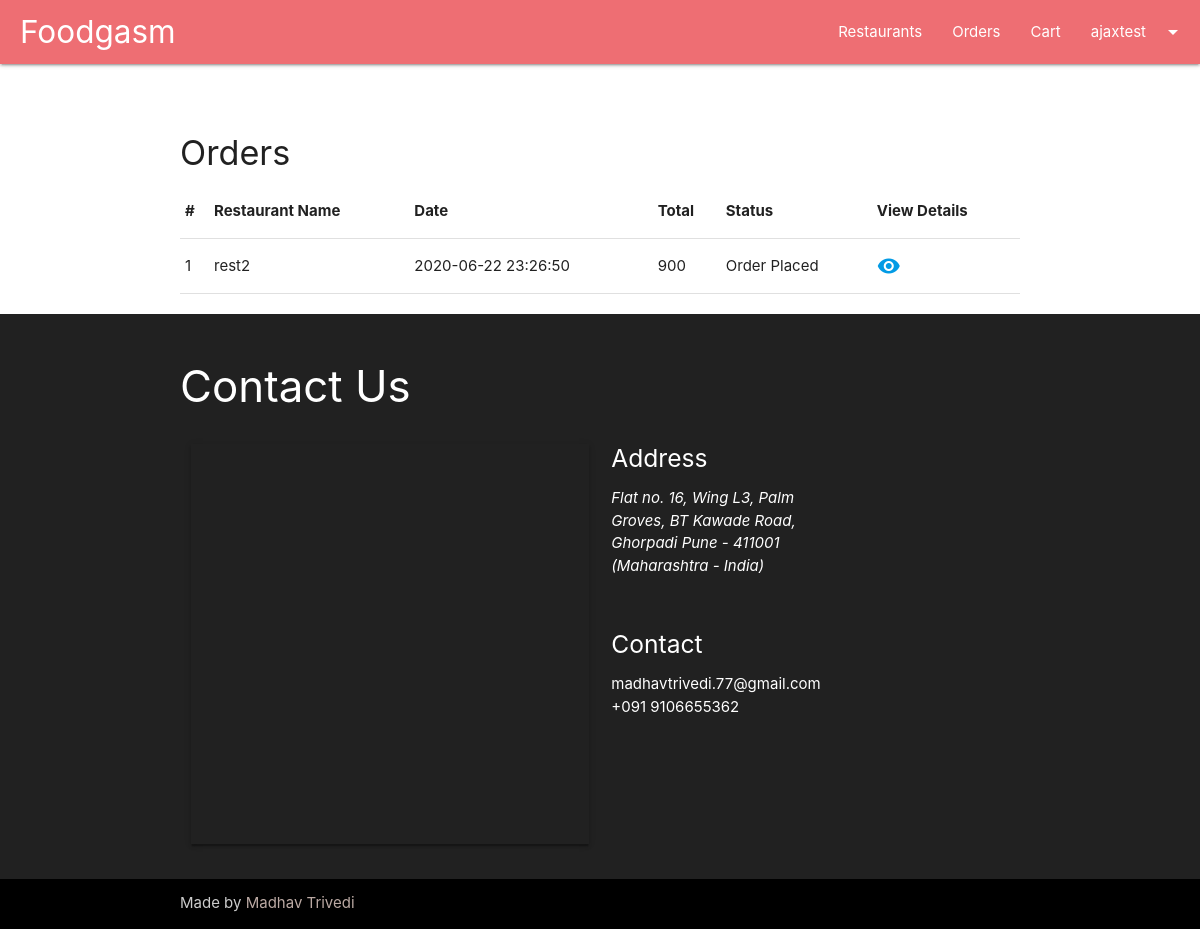
/view_orders.php (signed in), run on the app's committed database.
### tables this page shows
CREATE TABLE `orders` (
  `order_id` int(5) NOT NULL,
  `orders` longtext NOT NULL,
  `ordered_on` datetime NOT NULL,
  `restaurant_id` int(5) NOT NULL,
  `user_id` int(5) NOT NULL,
  `total` int(11) NOT NULL,
  `in_cart` int(1) NOT NULL,
  `order_status` int(1) NOT NULL
);

CREATE TABLE `restaurants` (
  `id` int(5) NOT NULL,
  `name` varchar(200) NOT NULL,
  `email` varchar(100) NOT NULL,
  `contact` int(10) NOT NULL,
  `password` varchar(100) NOT NULL,
  `food_type_id` int(1) NOT NULL,
  `city` varchar(50) NOT NULL,
  `image` varchar(200) DEFAULT NULL
);

### view_orders.php (the view, shortened to what this page needs)
<?php
include('config\database.php');
if (!$_SESSION['name']) {
    header('Location: index.php');
    exit();
}  else {
    include('header.php');
    $user_id = $_SESSION['id'];
    if ($_SESSION['user_type'] == 1) {
        $getOrders = "SELECT * FROM `orders` WHERE `user_id`=$user_id AND `order_status` != 0";
        $orders = mysqli_query($db, $getOrders);
    } else {
        $getOrders = "SELECT * FROM `orders` WHERE `restaurant_id`=$user_id AND `order_status` != 0";
        $orders = mysqli_query($db, $getOrders);
    }
?>
    <div class="container" style="margin-top: 70px;">
        <h4>Orders</h4>
        <div class="row">
            <table class="highlight" id="tab">
                <thead>
                    <tr>
                        <th>#</th>
                        <th>Restaurant Name</th>
                        <th>Date</th>
                        <th>Total</th>
                        <th>Status</th>
                        <th>View Details</th>
                    </tr>
                </thead>
                <tbody>
                    <?php if (!empty($orders)) {
                        $i = 0;
                        foreach ($orders as $order) {
                            $i++;
                            if ($_SESSION['user_type'] == 1) {
                                $restaurant_id = $order['restaurant_id'];
                                $getName = mysqli_query($db, "SELECT `name` from restaurants WHERE `id` = $restaurant_id");
                            } else {
                                $user_id = $order['user_id'];
                                $getName = mysqli_query($db, "SELECT `name` from users WHERE `id` = $user_id");
                            }
                            $restaurant = mysqli_fetch_assoc($getName);
                            $o_status = "";
                            if ($order['order_status'] == 0) {
                                $o_status = "Order Pending";
                            } else if ($order['order_status'] == 1) {
                                $o_status = "Order Placed";
                            } else {
                                $o_status = "Order Accepted";
                            }
                    ?>
                            <tr id=<?= $order['order_id'] ?>>
                                <td class="restaurant"><?= $i ?></td>
                                <td class="restaurant"><?= $restaurant['name'] ?></td>
                                <td class="date"><?= $order['ordered_on'] ?></td>
                                <td class="total"><?= $order['total'] ?></td>
                                <td class="status" id="<?= $order['order_status'] ?>"><?= $o_status ?></td>
                                <td class="view material-icons text-center" style="cursor: pointer;"><a href="#order_details_modal" class="modal-trigger">remove_red_eye</td>
                            </tr>
                    <?php }
                    } ?>
                </tbody>
            </table>
        </div>
    </div>
    <?php include("footer.php"); ?>
    </body>
<?php } ?>

### data on the page
orders: restaurant.name "rest2", ordered_on "2020-06-22 23:26:50", total "900", order_status "Order Placed"

### other printed values
$_SESSION['name'] "ajaxtest"
